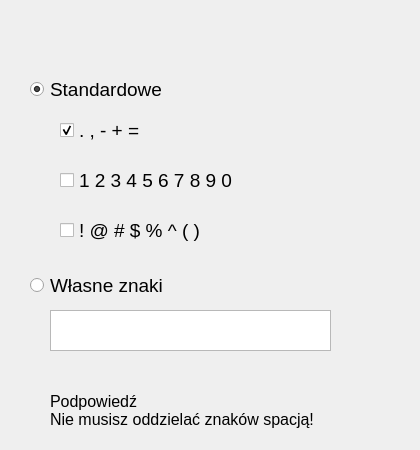
    <widget class="QWidget" name="czyszczenie">
     <attribute name="title">
      <string>Tab 1</string>
     </attribute>
     <widget class="QCheckBox" name="standardCleanCheck1">
      <property name="geometry">
       <rect>
        <x>60</x>
        <y>110</y>
        <width>151</width>
        <height>41</height>
       </rect>
      </property>
      <property name="font">
       <font>
        <family>Yu Gothic UI</family>
        <pointsize>14</pointsize>
       </font>
      </property>
      <property name="text">
       <string>. , - + =</string>
      </property>
      <property name="checked">
       <bool>true</bool>
      </property>
     </widget>
     <widget class="QCheckBox" name="standardCleanCheck2">
      <property name="geometry">
       <rect>
        <x>60</x>
        <y>160</y>
        <width>321</width>
        <height>41</height>
       </rect>
      </property>
      <property name="font">
       <font>
        <family>Yu Gothic UI</family>
        <pointsize>14</pointsize>
       </font>
      </property>
      <property name="text">
       <string>1 2 3 4 5 6 7 8 9 0</string>
      </property>
     </widget>
     <widget class="QCheckBox" name="standardCleanCheck3">
      <property name="geometry">
       <rect>
        <x>60</x>
        <y>210</y>
        <width>351</width>
        <height>41</height>
       </rect>
      </property>
      <property name="font">
       <font>
        <family>Yu Gothic UI</family>
        <pointsize>14</pointsize>
       </font>
      </property>
      <property name="text">
       <string>! @ # $ % ^ ( )</string>
      </property>
     </widget>
     <widget class="QRadioButton" name="standardCleanRadioButton">
      <property name="geometry">
       <rect>
        <x>30</x>
        <y>80</y>
        <width>191</width>
        <height>19</height>
       </rect>
      </property>
      <property name="font">
       <font>
        <family>Yu Gothic UI</family>
        <pointsize>14</pointsize>
       </font>
      </property>
      <property name="text">
       <string>Standardowe</string>
      </property>
      <property name="checked">
       <bool>true</bool>
      </property>
     </widget>
     <widget class="QRadioButton" name="customCleanRadioButton">
      <property name="geometry">
       <rect>
        <x>30</x>
        <y>270</y>
        <width>331</width>
        <height>31</height>
       </rect>
      </property>
      <property name="font">
       <font>
        <family>Yu Gothic UI</family>
        <pointsize>14</pointsize>
       </font>
      </property>
      <property name="text">
       <string>Własne znaki</string>
      </property>
     </widget>
     <widget class="QTextEdit" name="customCleanChars">
      <property name="geometry">
       <rect>
        <x>50</x>
        <y>310</y>
        <width>281</width>
        <height>41</height>
       </rect>
      </property>
      <property name="font">
       <font>
        <family>Yu Gothic UI</family>
        <pointsize>14</pointsize>
       </font>
      </property>
      <property name="html">
       <string>&lt;!DOCTYPE HTML PUBLIC &quot;-//W3C//DTD HTML 4.0//EN&quot; &quot;http://www.w3.org/TR/REC-html40/strict.dtd&quot;&gt;
&lt;html&gt;&lt;head&gt;&lt;meta name=&quot;qrichtext&quot; content=&quot;1&quot; /&gt;&lt;style type=&quot;text/css&quot;&gt;
p, li { white-space: pre-wrap; }
&lt;/style&gt;&lt;/head&gt;&lt;body style=&quot; font-family:'Yu Gothic UI'; font-size:14pt; font-weight:400; font-style:normal;&quot;&gt;
&lt;p style=&quot;-qt-paragraph-type:empty; margin-top:0px; margin-bottom:0px; margin-left:0px; margin-right:0px; -qt-block-indent:0; text-indent:0px;&quot;&gt;&lt;br /&gt;&lt;/p&gt;&lt;/body&gt;&lt;/html&gt;</string>
      </property>
     </widget>
     <widget class="QLabel" name="infoClean">
      <property name="geometry">
       <rect>
        <x>50</x>
        <y>380</y>
        <width>301</width>
        <height>61</height>
       </rect>
      </property>
      <property name="font">
       <font>
        <family>Yu Gothic UI</family>
        <pointsize>12</pointsize>
       </font>
      </property>
      <property name="text">
       <string>Podpowiedź
Nie musisz oddzielać znaków spacją!</string>
      </property>
     </widget>
    </widget>
